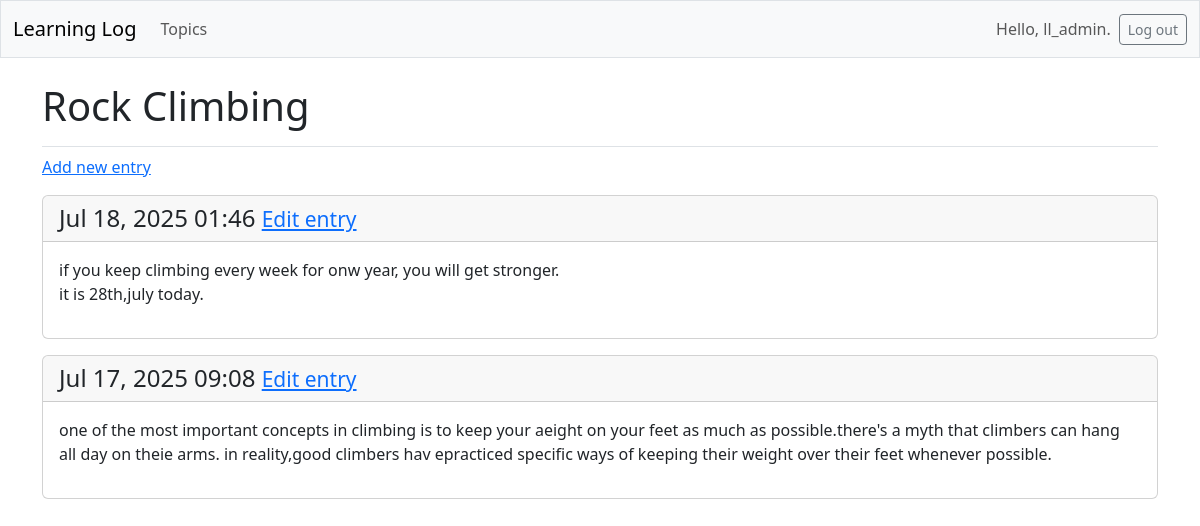
The page /topics/2/ (signed in) on the database its author committed.
### learning_logs/models.py (models this page shows, shortened)
class  Topic(models.Model):
    text = models.CharField(max_length=200)
    date_added = models.DateTimeField(auto_now_add=True)
    owner =models.ForeignKey(User,on_delete=models.CASCADE)

class Entry(models.Model):
    topic =models.ForeignKey(Topic,on_delete=models.CASCADE)
    text= models.TextField()
    date_added = models.DateTimeField(auto_now_add=True)
    class Meta:
        verbose_name_plural = 'entries'

### learning_logs/views.py (the view)
# urls.py: path('topics/<int:topic_id>/',views.topic,name='topic'),
@login_required
def topic(request,topic_id):
    topic = Topic.objects.get(id=topic_id)
    if topic.owner != request.user:
        raise Http404
    entries = topic.entry_set.order_by('-date_added')
    context= {'topic':topic,'entries':entries}
    return render(request,'learning_logs/topic.html',context)

### learning_logs/templates/learning_logs/topic.html
{% extends 'learning_logs/base.html' %}
{% block page_header %}
    <h1>{{topic.text}}</h1>
{% endblock page_header %}
{% block content %}
    <p>
        <a href="{% url 'learning_logs:new_entry' topic.id %}">Add new entry </a>
    </p>
{% for entry in entries %}
    <div class="card mb-3">
        <h4 class="card-header"> {{entry.date_added|date:'M d, Y H:i'}}
            <small><a href ="{% url 'learning_logs:edit_entry' entry.id %}">Edit entry </a>
            </small>
        </h4>
        <div class="card-body">{{ entry.text|linebreaks}}</div>
    </div>
{% empty %}
    <p>there are no entries for this topic yet . </p>
{% endfor %}
{% endblock content %}

### learning_logs/templates/learning_logs/base.html (shortened to what this page needs)
<!doctype html>
<html lang="en">
<head>
  {% load django_bootstrap5 %}
  {% bootstrap_css %}
</head>
<body>
  <nav class="navbar navbar-expand-md navbar-light bg-light mb-4 border">
    <div class="container-fluid">
      <a class="navbar-brand" href="{% url 'learning_logs:index' %}">
          Learning Log</a>
      <div class="collapse navbar-collapse" id="navbarCollapse">
        <ul class="navbar-nav me-auto mb-2 mb-md-0">
          <li class="nav-item">
            <a class="nav-link" href="{% url 'learning_logs:topics' %}">
              Topics</a></li>
        </ul>
        <ul class="navbar-nav ms-auto mb-2 mb-md-0">
          {% if user.is_authenticated %}
            <li class="nav-item">
              <span class="navbar-text me-2">Hello, {{ user.username }}.
                </span></li>
          {% endif %}
        </ul>
        {% if user.is_authenticated %}
          <form action="{% url 'accounts:logout' %}" method='post'>
            <button name='submit' class='btn btn-outline-secondary btn-sm'>
              Log out</button>
          </form>
        {% endif %}
      </div>
    </div>
  </nav>
  <main class="container">
    <div class="pb-2 mb-2 border-bottom">
      {% block page_header %}{% endblock page_header %}
    </div>
    <div>
      {% block content %}{% endblock content %}
    </div>
  </main>
</body>
</html>

### rows shown on the page
Topic: text "Rock Climbing"
Entry: date_added "Jul 18, 2025 01:46", text "if you keep climbing every week for onw year, you will get stronger. it is 28th,july today."
Entry: date_added "Jul 17, 2025 09:08", text "one of the most important concepts in climbing is to keep your aeight on your feet as much as possible.there's a myth that climbers can hang all day on theie arms. in reality,good climbers hav epracticed specific ways of keeping their weight over their feet whenever possible."

### other values the page prints
{{ user.username }} "ll_admin"
